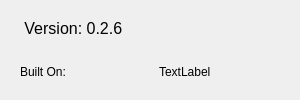
<?xml version="1.0" encoding="UTF-8"?>
<ui version="4.0">
 <class>AboutDialog</class>
 <widget class="QDialog" name="AboutDialog">
  <property name="geometry">
   <rect>
    <x>0</x>
    <y>0</y>
    <width>300</width>
    <height>100</height>
   </rect>
  </property>
  <property name="windowTitle">
   <string>About D-Viz</string>
  </property>
  <widget class="QWidget" name="verticalLayoutWidget">
   <property name="geometry">
    <rect>
     <x>20</x>
     <y>10</y>
     <width>271</width>
     <height>80</height>
    </rect>
   </property>
   <layout class="QVBoxLayout" name="verticalLayout">
    <item>
     <widget class="QLabel" name="headerLabel">
      <property name="font">
       <font>
        <family>Segoe UI</family>
        <pointsize>12</pointsize>
       </font>
      </property>
      <property name="text">
       <string> Version: 0.2.6</string>
      </property>
     </widget>
    </item>
    <item>
     <layout class="QHBoxLayout" name="horizontalLayout">
      <item>
       <widget class="QLabel" name="builtOnLabel">
        <property name="text">
         <string>Built On: </string>
        </property>
       </widget>
      </item>
      <item>
       <widget class="QLabel" name="timeStampLabel">
        <property name="text">
         <string>TextLabel</string>
        </property>
       </widget>
      </item>
     </layout>
    </item>
   </layout>
  </widget>
 </widget>
 <resources/>
 <connections/>
</ui>
